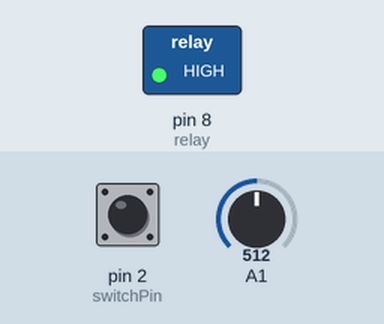
The sketch below on a simulated Arduino Uno, built with avr-gcc and run on an emulated ATmega328P. Parts: switched loads named in the sketch (green lamp = pin HIGH). Dashed ring = blinking. The test bench sets the inputs (shaded band); at power-on: pin 2 (switchPin) HIGH, A1 = 512. What the sketch prints to the serial monitor is not drawn.

Above: at 1.2 s.
1.3 s: pin 2 (switchPin) pulled LOW for 1 s
At 1.39 s:
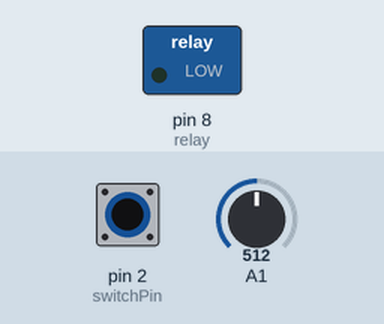
4.3 s: pin 2 (switchPin) pulled LOW for 3.2 s
At 8.0 s:
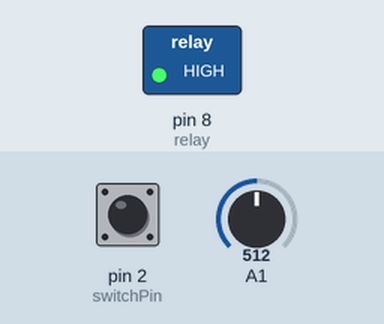
Timing chart, 0 to 9.5 s (numbered marks = the images above; inputs shaded):
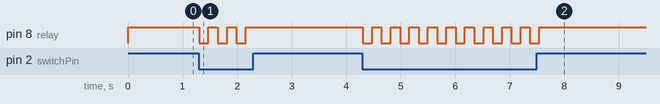

The sketch:

Valent.ino
```cpp
int relay = 8;
int switchPin = 2;  // Define the pin where the switch is connected

void setup() {
  Serial.begin(9600);
  pinMode(relay, OUTPUT);
  pinMode(A1, INPUT);
  pinMode(switchPin, INPUT_PULLUP);  // Set the switch pin as an input
}

void loop() {
  int switchState = digitalRead(switchPin);  // Read the state of the switch
  int speedValue = analogRead(A1);
  int speedSec = map (speedValue, 0, 650, 60, 200);

  Serial.println(speedSec);

  if (switchState == LOW) {  // Check if the switch is in the ON position
    //Serial.println("Clock ON!");
    digitalWrite(relay, LOW);  // Turn relay ON
    delay(speedSec);

    digitalWrite(relay, HIGH);  // Turn relay OFF
    delay(speedSec);
  } else {
    digitalWrite(relay, HIGH);  // Ensure relay is OFF when switch is not ON
    //Serial.println("Clock OFF!");
  }


}
```

Measured:
- after the input at 1.3 s, pin 8 (relay): alternates HIGH for 0.17 s and LOW for 0.17 s, 6 changes in all, then stays HIGH, starting at once
- after the input at 4.3 s, pin 8 (relay): alternates HIGH for 0.17 s and LOW for 0.17 s, 20 changes in all, then stays HIGH, starting at once
